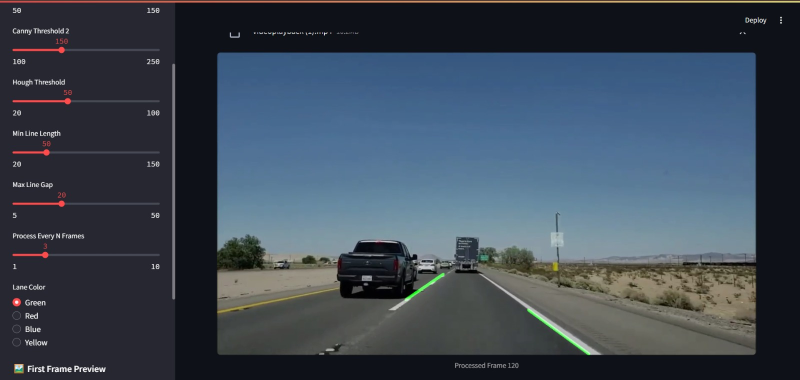
#> input picture lane_1.jpg, 1600 x 759 px (shown at 1/2 size)
$ python -i app.py   (imports and definitions only)   (older library calls are emulated)
#> lines starting #> are read from the running program, lines starting #| are printed output that depends on the picture; after the words box and inside, x2 and y2 are one past the last pixel; in counts of white or black regions, pixels touching at a corner belong together
# -*- coding: utf-8 -*-
import numpy as np
import cv2
import streamlit as st
from PIL import Image
import tempfile
import os

class LaneDetector:
    def __init__(self):
        # Parameters for lane detection
        self.height = None
        self.width = None
        self.roi_vertices = None

    def preprocess_image(self, image):
        """Preprocess the image: resize, convert to appropriate colorspace"""
        # Store image dimensions
        self.height, self.width = image.shape[:2]

        # Improved ROI - wider at top to capture more of the lane in the distance
        self.roi_vertices = np.array([
           [(self.width * 0.1, self.height),             # Bottom left
            (self.width * 0.45, self.height * 0.6),      # Top left
            (self.width * 0.55, self.height * 0.6),      # Top right
            (self.width * 0.9, self.height)]             # Bottom right
        ], dtype=np.int32)


        # Convert to different colorspaces for better lane detection
        hls = cv2.cvtColor(image, cv2.COLOR_BGR2HLS)
        return image, hls

    def color_threshold(self, hls_image):
        """Apply color thresholding to isolate white and yellow lane markings"""
        # White color mask - more permissive for white detection
        lower_white = np.array([0, 190, 0], dtype=np.uint8)
        upper_white = np.array([255, 255, 255], dtype=np.uint8)
        white_mask = cv2.inRange(hls_image, lower_white, upper_white)

        # Yellow color mask - slightly adjusted for better detection
        lower_yellow = np.array([15, 38, 115], dtype=np.uint8)
        upper_yellow = np.array([35, 204, 255], dtype=np.uint8)
        yellow_mask = cv2.inRange(hls_image, lower_yellow, upper_yellow)

        # Create additional mask for white in RGB space for better detection of white dashed lines
        rgb_image = cv2.cvtColor(hls_image, cv2.COLOR_HLS2BGR)
        gray_image = cv2.cvtColor(rgb_image, cv2.COLOR_BGR2GRAY)
        _, white_binary = cv2.threshold(gray_image, 200, 255, cv2.THRESH_BINARY)

        # Combine all masks
        combined_mask = cv2.bitwise_or(cv2.bitwise_or(white_mask, yellow_mask), white_binary)
        return combined_mask

    def sobel_edge_detection(self, image):
        """Apply Sobel operator for edge detection (alternative to Canny)"""
        # Convert to grayscale
        gray = cv2.cvtColor(image, cv2.COLOR_BGR2GRAY)

        # Apply Sobel operator in x direction (to detect vertical edges)
        sobelx = cv2.Sobel(gray, cv2.CV_64F, 1, 0, ksize=3)
        abs_sobelx = np.absolute(sobelx)
        scaled_sobelx = np.uint8(255 * abs_sobelx / np.max(abs_sobelx))

        # Apply Sobel operator in y direction (to detect horizontal edges)
        sobely = cv2.Sobel(gray, cv2.CV_64F, 0, 1, ksize=3)
        abs_sobely = np.absolute(sobely)
        scaled_sobely = np.uint8(255 * abs_sobely / np.max(abs_sobely))

        # Calculate the gradient magnitude
        gradmag = np.sqrt(sobelx**2 + sobely**2)
        scale_factor = np.max(gradmag)/255
        gradmag = (gradmag/scale_factor).astype(np.uint8)

        # Apply threshold
        threshold_min = 30
        threshold_max = 100
        binary_output = np.zeros_like(gradmag)
        binary_output[(gradmag >= threshold_min) & (gradmag <= threshold_max)] = 1

        return binary_output

    def apply_roi_mask(self, binary_image):
        """Apply region of interest mask"""
        mask = np.zeros_like(binary_image)
        cv2.fillPoly(mask, self.roi_vertices, 255)
        masked_image = cv2.bitwise_and(binary_image, mask)
        return masked_image

    def perspective_transform(self, image):
        """Apply perspective transform to get bird's eye view"""
        # Define source points - adjusted to better capture lane lines
        # Use a narrower trapezoid at the bottom, wider at the top
        bottom_width = self.width * 0.7  # smaller trapezoid base
        top_width = self.width * 0.2     # narrower top
        height_pct = 0.62                # horizon lower

        src = np.float32([
            [(self.width - bottom_width) / 2, self.height - 10],
            [(self.width - top_width) / 2, self.height * height_pct],
            [(self.width + top_width) / 2, self.height * height_pct],
            [(self.width + bottom_width) / 2, self.height - 10]
        ])

        dst = np.float32([
            [self.width * 0.25, self.height],
            [self.width * 0.25, 0],
            [self.width * 0.75, 0],
            [self.width * 0.75, self.height]
        ])


        # Calculate perspective transform matrix
        M = cv2.getPerspectiveTransform(src, dst)
        Minv = cv2.getPerspectiveTransform(dst, src)

        # Apply perspective transform
        warped = cv2.warpPerspective(image, M, (self.width, self.height), flags=cv2.INTER_LINEAR)

        return warped, M, Minv

    def sliding_window_lane_detection(self, binary_warped):
        """Detect lane lines using sliding window approach"""
        # Take a histogram of the bottom quarter of the image - focus on the closest part of the road
        bottom_quarter = binary_warped.shape[0] * 3 // 4
        histogram = np.sum(binary_warped[bottom_quarter:, :], axis=0)

        # Apply smoothing to the histogram to reduce noise
        histogram = np.convolve(histogram, np.ones(5)/5, mode='same')

        # Create an output image to draw on and visualize the result
        out_img = np.dstack((binary_warped, binary_warped, binary_warped)) * 255

        # Find the peak of the left and right halves of the histogram
        midpoint = np.int32(histogram.shape[0] // 2)
        leftx_base = np.argmax(histogram[:midpoint])
        rightx_base = np.argmax(histogram[midpoint:]) + midpoint

        # Number of sliding windows - increased for finer resolution
        nwindows = 12
        # Height of windows
        window_height = np.int32(binary_warped.shape[0] / nwindows)

        # Identify all nonzero pixels in the image
        nonzero = binary_warped.nonzero()
        nonzeroy = np.array(nonzero[0])
        nonzerox = np.array(nonzero[1])

        # Current positions to be updated for each window
        leftx_current = leftx_base
        rightx_current = rightx_base

        # Width of the windows +/- margin - increased to capture more pixels
        margin = 120
        # Minimum number of pixels found to recenter window - reduced threshold
        minpix = 30

        # Create empty lists to receive left and right lane pixel indices
        left_lane_inds = []
        right_lane_inds = []

        # Step through the windows one by one
        for window in range(nwindows):
            # Identify window boundaries in x and y (and right and left)
            win_y_low = binary_warped.shape[0] - (window + 1) * window_height
            win_y_high = binary_warped.shape[0] - window * window_height
            win_xleft_low = leftx_current - margin
            win_xleft_high = leftx_current + margin
            win_xright_low = rightx_current - margin
            win_xright_high = rightx_current + margin

            # Draw the windows on the visualization image
            cv2.rectangle(out_img, (win_xleft_low, win_y_low), (win_xleft_high, win_y_high), (0, 255, 0), 2)
            cv2.rectangle(out_img, (win_xright_low, win_y_low), (win_xright_high, win_y_high), (0, 255, 0), 2)

            # Identify the nonzero pixels in x and y within the window
            good_left_inds = ((nonzeroy >= win_y_low) & (nonzeroy < win_y_high) &
                             (nonzerox >= win_xleft_low) & (nonzerox < win_xleft_high)).nonzero()[0]
            good_right_inds = ((nonzeroy >= win_y_low) & (nonzeroy < win_y_high) &
                              (nonzerox >= win_xright_low) & (nonzerox < win_xright_high)).nonzero()[0]

            # Append these indices to the lists
            left_lane_inds.append(good_left_inds)
            right_lane_inds.append(good_right_inds)

            # If you found > minpix pixels, recenter next window on their mean position
            if len(good_left_inds) > minpix:
                leftx_current = np.int32(np.mean(nonzerox[good_left_inds]))
            if len(good_right_inds) > minpix:
                rightx_current = np.int32(np.mean(nonzerox[good_right_inds]))

        # Concatenate the arrays of indices
        try:
            left_lane_inds = np.concatenate(left_lane_inds)
            right_lane_inds = np.concatenate(right_lane_inds)
        except ValueError:
            # If no window centers found, just use bottom ones
            pass

        # Extract left and right line pixel positions
        leftx = nonzerox[left_lane_inds] if len(left_lane_inds) > 0 else []
        lefty = nonzeroy[left_lane_inds] if len(left_lane_inds) > 0 else []
        rightx = nonzerox[right_lane_inds] if len(right_lane_inds) > 0 else []
        righty = nonzeroy[right_lane_inds] if len(right_lane_inds) > 0 else []

        # Fit a second order polynomial to each
        left_fit = None
        right_fit = None
        if len(leftx) > 0 and len(lefty) > 0:
            left_fit = np.polyfit(lefty, leftx, 2)
        if len(rightx) > 0 and len(righty) > 0:
            right_fit = np.polyfit(righty, rightx, 2)

        return left_fit, right_fit, out_img, leftx, lefty, rightx, righty

    def generate_lane_pixels(self, binary_warped, left_fit, right_fit):
        """Generate x and y values for plotting"""
        # Generate y values for plotting regardless of lane detection success
        ploty = np.linspace(0, binary_warped.shape[0]-1, binary_warped.shape[0])

        # If either lane fit is None, return None for both fitx values but still return ploty
        if left_fit is None or right_fit is None:
            return None, None, ploty

        # Calculate lane line points if we have both fits
        left_fitx = left_fit[0]*ploty**2 + left_fit[1]*ploty + left_fit[2]
        right_fitx = right_fit[0]*ploty**2 + right_fit[1]*ploty + right_fit[2]

        return left_fitx, right_fitx, ploty

    def draw_lane_on_original(self, original_image, binary_warped, left_fitx, right_fitx, ploty, Minv):
        """Draw the lane onto the original image"""
        if left_fitx is None or right_fitx is None:
            return original_image

        # Create an image to draw the lines on
        warp_zero = np.zeros_like(binary_warped).astype(np.uint8)
        color_warp = np.dstack((warp_zero, warp_zero, warp_zero))

        # Recast the x and y points into usable format for cv2.fillPoly()
        pts_left = np.array([np.transpose(np.vstack([left_fitx, ploty]))])
        pts_right = np.array([np.flipud(np.transpose(np.vstack([right_fitx, ploty])))])
        pts = np.hstack((pts_left, pts_right))

        # Draw the lane onto the warped blank image
        cv2.fillPoly(color_warp, np.int_([pts]), (0, 255, 0))

        # Warp the blank back to original image space using inverse perspective matrix (Minv)
        newwarp = cv2.warpPerspective(color_warp, Minv, (original_image.shape[1], original_image.shape[0]))

        # Combine the result with the original image
        result = cv2.addWeighted(original_image, 1, newwarp, 0.2, 0)

        return result

    def process_image(self, image):
        """Process image through the lane detection pipeline"""
        # Preprocess image
        original, hls = self.preprocess_image(image)

        # Apply color thresholding
        color_binary = self.color_threshold(hls)

        # Apply Sobel edge detection
        edge_binary = self.sobel_edge_detection(image)

        # Combine color and edge binary images
        combined_binary = np.zeros_like(color_binary)
        combined_binary[(color_binary > 0) | (edge_binary > 0)] = 1

        # Apply ROI mask
        masked_binary = self.apply_roi_mask(combined_binary)

        # Apply perspective transform
        warped_binary, M, Minv = self.perspective_transform(masked_binary)

        # Detect lane lines using sliding window
        left_fit, right_fit, out_img, leftx, lefty, rightx, righty = self.sliding_window_lane_detection(warped_binary)

        # Generate lane pixels
        left_fitx, right_fitx, ploty = self.generate_lane_pixels(warped_binary, left_fit, right_fit)

        # Draw lane on original image
        result = self.draw_lane_on_original(original, warped_binary, left_fitx, right_fitx, ploty, Minv)

        return result, {
            'original': original,
            'color_binary': color_binary,
            'edge_binary': edge_binary * 255,  # Scale for visualization
            'combined_binary': combined_binary * 255,
            'masked_binary': masked_binary * 255,
            'warped_binary': warped_binary * 255,
            'sliding_window': out_img,
            'result': result
        }


# [184 lines left out: functions process_video, display_pipeline_steps, main, not called in this run]


# [2 lines not run here, left out]

>>> import cv2
>>> picture = cv2.imread('../../lane_1.jpg')
#> picture is the input picture: shape (759, 1600, 3); mean B, G, R 85.1, 72.4, 61.1
>>> result = LaneDetector().process_image(picture)
#> in color_threshold, `white_mask = cv2.inRange(hls_image, lower_white, upper_white)`:
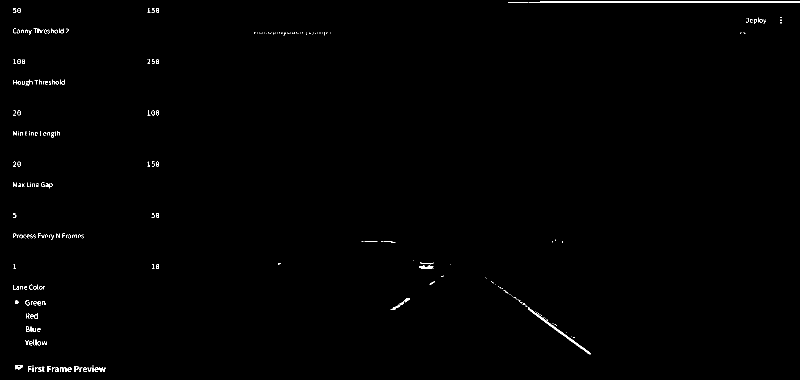
#> white_mask: shape (759, 1600) (shown at 1/2 size); 0.47% white in thin lines or dots
#> in color_threshold, `gray_image = cv2.cvtColor(rgb_image, cv2.COLOR_BGR2GRAY)`:
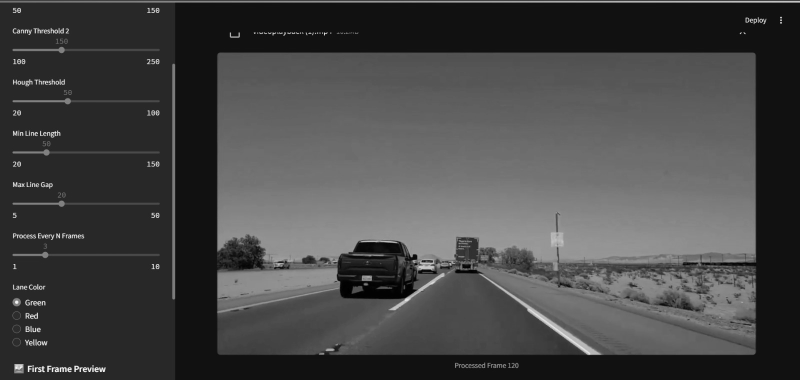
#> gray_image: shape (759, 1600) (shown at 1/2 size); min 0, max 254, mean 70.5
#> in sobel_edge_detection, `sobely = cv2.Sobel(gray, cv2.CV_64F, 0, 1, ksize=3)`:
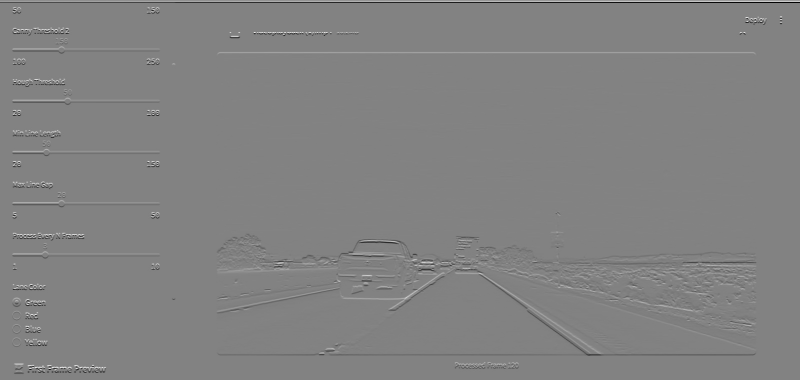
#> sobely: shape (759, 1600) float64 (shown at 1/2 size); min -892, max 857, mean -0.5; drawn with min black and max white
#> in sobel_edge_detection, `abs_sobely = np.absolute(sobely)`:
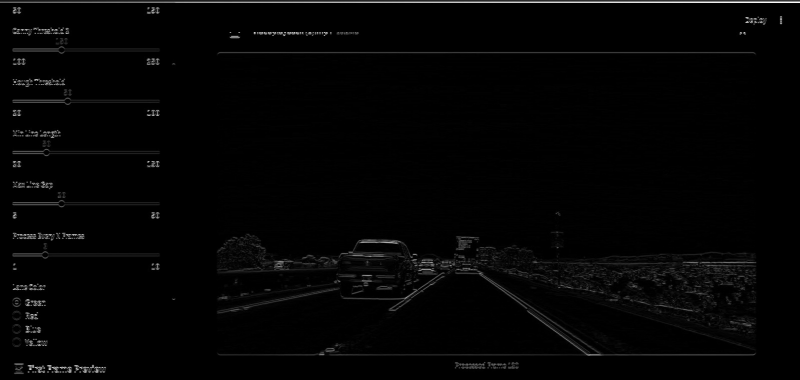
#> abs_sobely: shape (759, 1600) float64 (shown at 1/2 size); min 0, max 892, mean 14.6; drawn with min black and max white
#> in sobel_edge_detection, `scale_factor = np.max(gradmag)/255`: scale_factor = 3.59
#> in apply_roi_mask, `cv2.fillPoly(mask, self.roi_vertices, 255)`:
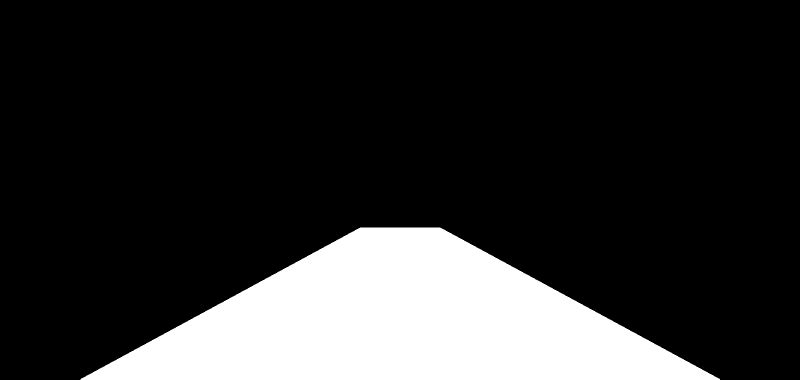
#> mask: shape (759, 1600) (shown at 1/2 size); 18% white; 1 white region, box (x1, y1, x2, y2) and area: (161, 455, 1440, 759) 219136
#> after the loop in sliding_window_lane_detection, `for window in range(nwindows):`:
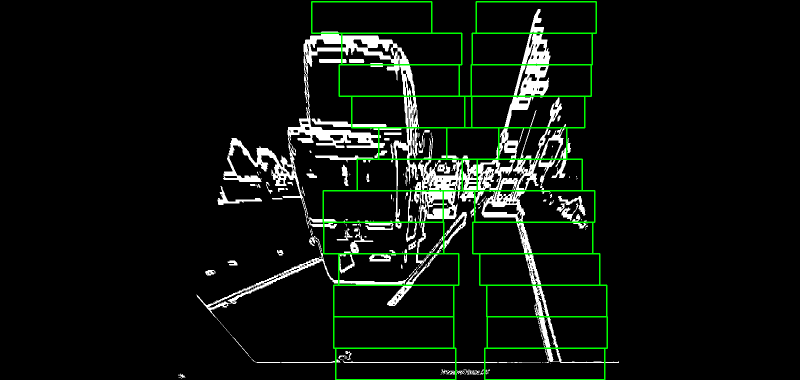
#> out_img: shape (759, 1600, 3) (shown at 1/2 size); mean of channels 0, 1, 2 14.4, 20.1, 14.4; drawn as B, G, R
#> in draw_lane_on_original, `result = cv2.addWeighted(original_image, 1, newwarp, 0.2, 0)`:
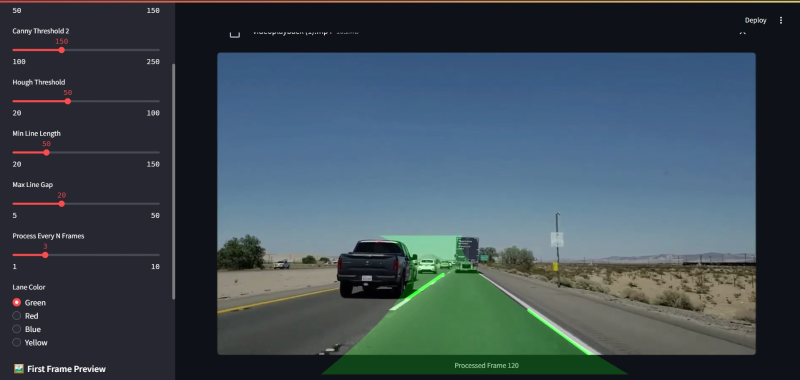
#> result: shape (759, 1600, 3) (shown at 1/2 size); mean B, G, R 85.1, 75.8, 61.1

$ run again, on lane_2.jpg
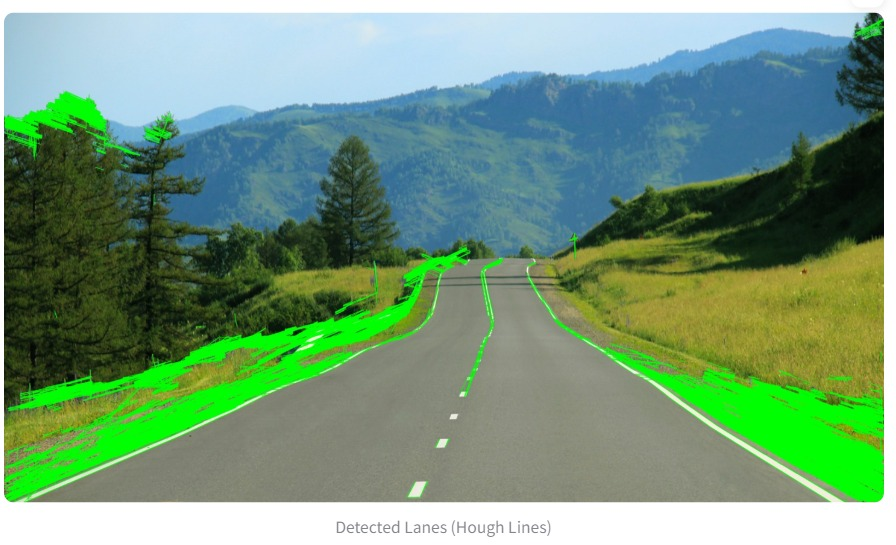
#> input picture lane_2.jpg, 896 x 545 px
#> picture is the input picture: shape (545, 896, 3); mean B, G, R 122.9, 153.1, 115.6
#> hls: shape (545, 896, 3); mean of channels 0, 1, 2 60.4, 131.1, 107.2
#> in color_threshold, `white_mask = cv2.inRange(hls_image, lower_white, upper_white)`:
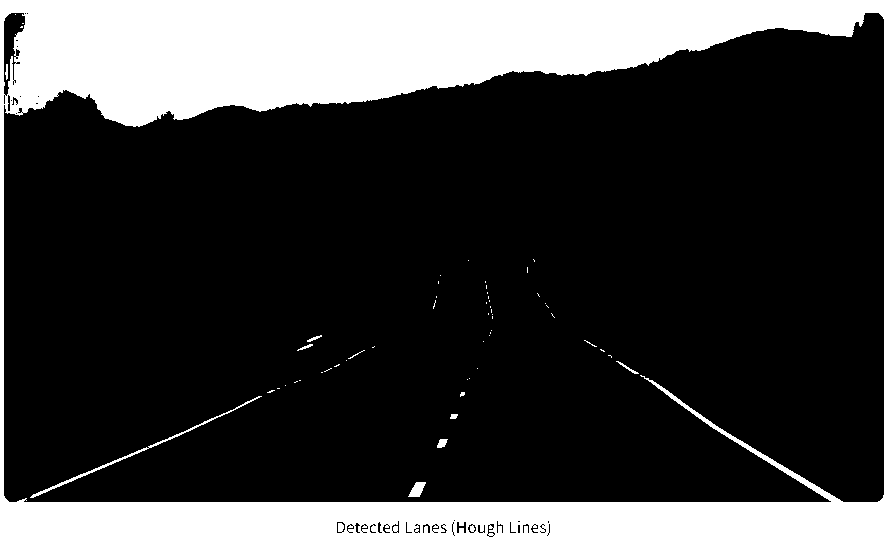
#> white_mask: shape (545, 896); 24.2% white; 56 white regions (46 under 20 px), largest, box (x1, y1, x2, y2) and area: (0, 0, 896, 545) 116919, (30, 396, 262, 498) 599, (408, 482, 426, 497) 166
#> yellow_mask: shape (545, 896); 6.9% white; 114 white regions (96 under 20 px), largest, box (x1, y1, x2, y2) and area: (563, 240, 884, 397) 26866, (5, 401, 103, 451) 1659, (277, 267, 374, 294) 1531
#> white_binary: shape (545, 896); 23.3% white; 67 white regions (55 under 20 px), largest, box (x1, y1, x2, y2) and area: (0, 0, 896, 545) 112346, (30, 395, 262, 498) 603, (408, 482, 426, 497) 166
#> combined_mask: shape (545, 896); 31.1% white; 168 white regions (141 under 20 px), largest, box (x1, y1, x2, y2) and area: (0, 0, 896, 545) 143802, (5, 401, 103, 451) 1659, (277, 267, 374, 294) 1531
#> scale_factor = 3.85
#> edge_binary: shape (545, 896); values 0 (black) and 1 (white), 5.7% white in thin lines or dots
#> mask: shape (545, 896); 18% white; 1 white region, box (x1, y1, x2, y2) and area: (90, 327, 806, 545) 87950
#> binary_image: shape (545, 896); values 0 (black) and 1 (white), 35.7% white; 1430 white regions (1322 under 20 px), largest, box (x1, y1, x2, y2) and area: (0, 0, 896, 545) 154162, (273, 240, 494, 304) 2593, (5, 382, 130, 451) 1964
#> image: shape (545, 896); values 0 (black) and 1 (white), 6% white; 18 white regions (10 under 20 px), largest, box (x1, y1, x2, y2) and area: (90, 501, 806, 545) 28602, (407, 480, 427, 499) 245, (435, 438, 449, 449) 117
#> warped_binary: shape (545, 896); values 0 (black) and 1 (white), 3.5% white; 15 white regions (1 under 20 px), largest, box (x1, y1, x2, y2) and area: (201, 514, 695, 545) 15034, (528, 0, 541, 43) 302, (462, 302, 477, 329) 281
#> in draw_lane_on_original, `cv2.fillPoly(color_warp, np.int_([pts]), (0, 255, 0))`:
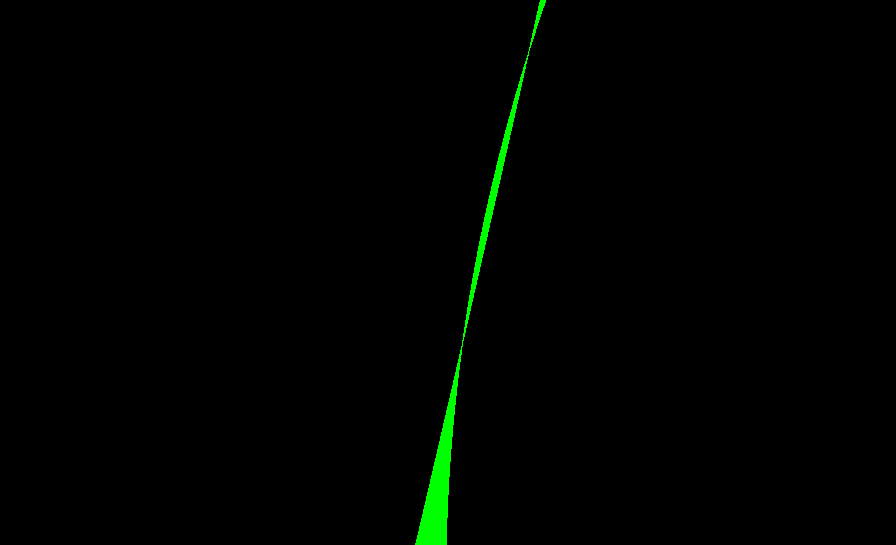
#> color_warp: shape (545, 896, 3); mean of channels 0, 1, 2 0, 2.4, 0; drawn as B, G, R
